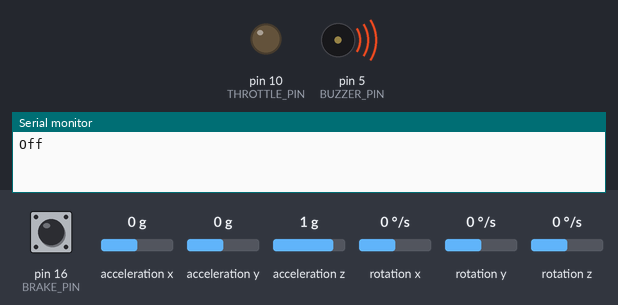
The sketch below on a simulated Arduino Uno, built with avr-gcc and run on an emulated ATmega328P. On the bench: output pins drawn as LEDs (lit = HIGH), buzzer (waves = sounding), the last lines printed to the serial monitor. Wiring (inferred from the names in the program): MPU-6050 motion sensor at I2C address 0x68. The test bench sets the inputs (shaded band); at power-on: pin 16 (BRAKE_PIN) HIGH, acceleration x 0 g, acceleration y 0 g, acceleration z 1 g, rotation x 0 °/s, rotation y 0 °/s, rotation z 0 °/s.

Above: at 0.01 s.
At 1.5 s:
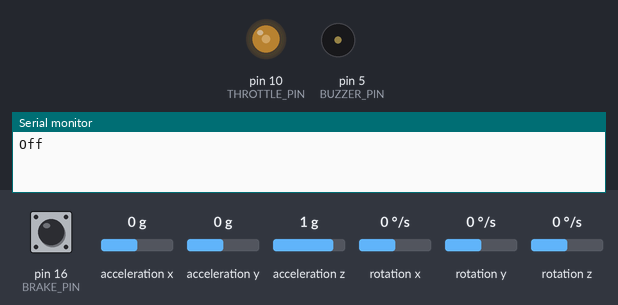
1.6 s: pin 16 (BRAKE_PIN) pulsed LOW 5 times (0.12 s each, 0.3 s apart)
At 2.53 s:
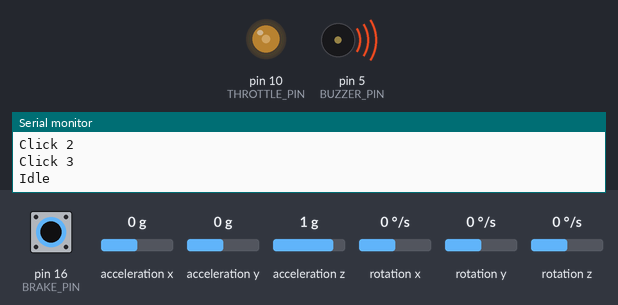
Timing chart, 0 to 5.7 s (numbered marks = the images above; inputs shaded):
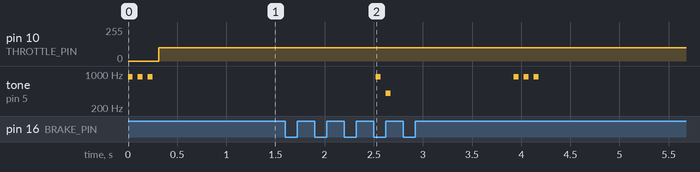

Measured:
- after the input at 1.6 s, tone on pin 5 (BUZZER_PIN): plays 880 Hz for 0.05 s, 400 Hz for 0.05 s, 880 Hz for 0.05 s, 880 Hz for 0.05 s, 880 Hz for 0.05 s, starting after 0.92 s

The sketch:

DIYScooter.ino
```cpp
//public domain
//bitluni 2018

#include "MPU.h"

//pin configuration
const int BUZZER_PIN = 5;
const int THROTTLE_PIN = 10;
const int BRAKE_PIN = 16;

//throttle parameters (0-255 for PWM)
const int SPEED_MIN = 90;
const int SPEED_START = 100;
const int SPEED_MAX = 180;
const int SPEED_INCREMENT = 20;

//speedup ramp (ms)
const long ACCELERATION_DURATION = 1500;

//duration the speed is kept
const long HOLD_DURATION = 10000;

//throttle reduce per second during decelaration
const float DECELERATION_RATE = 10;
const int INTEGRAL_VALUES = 100;

//tuning parameters
const double GRAVITY_COMPENSATION = 0.1;  //lowpass value for the acceleration detection
const long KICK_THRESHOLD = 40000;        //sensitivity of the kick detection
const long WRONG_THRESHOLD = -40000;      //sensitivity in the other direction
const long WRONG_DELAY = 1500;            //ms that have to pass from the last acc backwards
const long LONG_CLICK_DELAY = 1000;
const long DEBOUNCE_DELAY = 10;
const long CLICK_DELAY = 90;
const long MULTI_CLICK_DELAY = 1000;

//tilt parameters
const long G = 0b100000000000000;         //accel 1g = 2^14
const float G_ATTENUATION = 0.05;
const float TILT_FRONT_MIN_G = 0.90;      //0.9 g
const float TILT_SIDE_ANGLE = 45;
const long TILT_FRONT_DELAY = 1000;       //dection delay to igoner vibrations
const long TILT_SIDE_DELAY = 1000;
const float BASE_ANGLE = 0;

//turns off after 10min
const long IDLE_OFF_DELAY = 60000;

const bool DEBUG_OUTPUT = false;

//scooter states
enum State
{
  OFF,
  IDLE,
  ACCELERATE,
  HOLD,
  DECELERATE
};

State state = OFF;

//global signals that are set by the dection methods and are indicating the state of the scooter
float speed = 0;
float topSpeed = 0;
bool kick = false;
bool brake = false;
long lastBrake = 0;
long lastNoBrake = 0;
bool click = false;
int clicks = 0;
long lastClick = -MULTI_CLICK_DELAY;
long idle = 0;
long holdTimeout = 0;
long accelerationTimer = 0;

bool tiltFront = false;
bool tiltSide = false;
bool tilt = false;

bool wrongDirection = false;
long lastWrongDirection = 0;

//changes state and outputs sounds
void changeState(State s)
{
  state = s;
  switch(state)
  {
    case OFF:
    {
      speed = 0;
      Serial.println("Off");
      tone(BUZZER_PIN, 880, 50);
      delay(100);
      tone(BUZZER_PIN, 880, 50);
      delay(100);
      tone(BUZZER_PIN, 880, 50);
      delay(100);
      break;
    }
    case IDLE:
    {
      idle = 0;
      speed = 0;
      Serial.println("Idle");
      tone(BUZZER_PIN, 880, 50);
      delay(100);
      tone(BUZZER_PIN, 400, 50);
      delay(100);
      break;
    }
    case ACCELERATE:
    {
      accelerationTimer = 0;
      Serial.println("Accelerate");
      tone(BUZZER_PIN, 440, 100);
      break;
    }
    case HOLD:
    {
      holdTimeout = HOLD_DURATION;
      Serial.println("Hold");
      tone(BUZZER_PIN, 1760, 100);
      break;
    }
    case DECELERATE:
    {
      Serial.println("Decelerate");
      break;
    }
  }
}

//setup
void setup()
{
  initMPU();  //init gyro
  Serial.begin(115200);
  //brake pin is set to pull up.
  //it will be connected to ground when brake is connected and pulls high when brake is engaged or disconnected
  pinMode(BRAKE_PIN, INPUT_PULLUP);
  changeState(OFF);
  //optional hack to get 32khz pwm and smoother throttle signal
  TCCR1B = TCCR1B & 0b11111001;
}

//analyze if the scooter is tilted
void analyzeTilt(long t, long dt)
{
  static float g = 1;
  static float angle = 0;
  static long tiltSideTime = 0;
  static long tiltFrontTime = 0;
  //calculate absolute acceleration with lowpass
  g = g * (1.f - G_ATTENUATION) + sqrt(float(AcX) * float(AcX) + float(AcZ) * float(AcZ)) / G * G_ATTENUATION;

  //detect if tilted to the front or back
  if(g < TILT_FRONT_MIN_G)
  {
    //has to be tilted for some time to compensate vibrations
    if(tiltFrontTime > TILT_FRONT_DELAY)
      tiltFront = true;
    if(tiltFrontTime < 0)
      tiltFrontTime = 0;
    tiltFrontTime += dt;
  }
  else
  {
    //not tilted for some time to clear flag
    if(-tiltFrontTime > TILT_FRONT_DELAY)
      tiltFront = false;
    if(tiltFrontTime > 0)
      tiltFrontTime = 0;
    tiltFrontTime -= dt;
  }

  //calculate the angle to the side
  angle = angle * (1.f - G_ATTENUATION) + atan2(AcX, AcZ) / M_PI * 180 * G_ATTENUATION;
  //tiltSide = angle > TILT_SIDE_ANGLE;

  //set and reset the tilt flag delayed to compensate for vibrations
  if(fabs(angle) > TILT_SIDE_ANGLE)
  {
    if(tiltSideTime > TILT_SIDE_DELAY)
      tiltSide = true;
    if(tiltSideTime < 0)
      tiltSideTime = 0;
    tiltSideTime += dt;
  }
  else
  {
    if(-tiltSideTime > TILT_SIDE_DELAY)
      tiltSide = false;
    if(tiltSideTime > 0)
      tiltSideTime = 0;
    tiltSideTime -= dt;
  }
  if(DEBUG_OUTPUT)
  {
    Serial.print(tiltSide);
    Serial.print(" ");
    Serial.print(tiltFront);
    Serial.print(" ");
    Serial.print(angle);
    Serial.print(" ");
    Serial.println(g);
  }
  tilt = tiltSide || tiltFront;
}

//detect if brake is engaged and count consecutive clicks. clicks are debounced.
void analyzeBrake(long t, long dt)
{
  static bool debounce = false;
  lastBrake += dt;
  lastNoBrake += dt;
  lastClick += dt;
  if(digitalRead(BRAKE_PIN))
  {
    if(!brake)
      lastBrake = 0;
    brake = true;
    debounce = false;
  }
  else
  {
    if(brake)
    {
      if(!debounce)
      {
        debounce = true;
        lastNoBrake = 0;
      }
      else
      {
        if(lastNoBrake > DEBOUNCE_DELAY)
        {
          if(lastBrake > CLICK_DELAY && lastBrake < LONG_CLICK_DELAY)
          {
            if(lastClick > MULTI_CLICK_DELAY)
              clicks = 1;
            else
              clicks++;
            Serial.print("Click ");
            Serial.println(clicks);
            click = true;
            lastClick = 0;
          }
          brake = false;
        }
      }
    }
  }
}

//detect the kick. ignore backwards kicks and vibrations
void analyzeKick(long t, long dt)
{
  static short values[INTEGRAL_VALUES] = {0};
  static int pos = 0;
  static double avg = 0;
  static long integral = 0;
  //lopassed accelearion value
  avg = avg * (1 - GRAVITY_COMPENSATION) + AcY * GRAVITY_COMPENSATION;
  //compensate slight tilts to keep it around 0
  short value = -(AcY - int(avg));
  //record the new value
  values[pos] = value;
  pos = (pos + 1) % INTEGRAL_VALUES;
  //calculate the weighted integral
  integral = 0;
  for(int i = 0; i < INTEGRAL_VALUES; i++)
  {
    //the values are summed up. the oldes value get the lowest weight
    //this prevents hard edges caused by the gate
    integral += values[(pos + i) % INTEGRAL_VALUES] * 1. / INTEGRAL_VALUES * i;
  }

  //is a kick detected
  kick = integral > KICK_THRESHOLD;

  //detect if it's accelerating in the wrong direction
  wrongDirection = integral < WRONG_THRESHOLD;
  if(wrongDirection)
    lastWrongDirection = 0;
  else
    lastWrongDirection += dt;

  if(DEBUG_OUTPUT)
  {
    Serial.print(AcY);
    Serial.print(" ");
    Serial.println(integral);
  }
}

//main loop. it reads the gyro values runs detections and processes all incoming signals
void loop()
{
  static bool waitNoBrake = false;

  //read gyro
  readMPU();
  //claculate time passed
  long t = millis();
  static long lastT = 0;
  long dt = t - lastT;
  if(lastT > t) dt = 10;
  lastT = t;

  //analyze gyro inputs and caculate the global signals
  analyzeTilt(t, dt);
  analyzeKick(t, dt);
  analyzeBrake(t, dt);

//act accodring to the state
  switch(state)
  {
    case OFF:
    {
      if(click)
      {
        //check for tripple click to turn on
        if(clicks == 3)
        {
          changeState(IDLE);
        }
      }
      break;
    }
    case IDLE:
    {
      if(brake)
      {
        //if long brake turn off
        if(!waitNoBrake && lastBrake >= LONG_CLICK_DELAY)
          changeState(OFF);
      }
      else
      {
        waitNoBrake = false;
        //turn off if nothing happening
        if(idle > IDLE_OFF_DELAY)
          changeState(OFF);
        idle += dt;
        if(tilt)
        {
          break;
        }
        //kick detected! go!
        if( kick && lastWrongDirection >= WRONG_DELAY)
        {
          speed = SPEED_START;
          changeState(ACCELERATE);
        }
      }
      break;
    }
    case ACCELERATE:
    {
      //brke -> stop!
      if(brake)
      {
        changeState(IDLE);
        break;
      }
      //tilted -> stop!
      if(tiltFront || tiltSide)
      {
        changeState(IDLE);
        break;
      }
      //during acceleration dont accept additional kicks.
      if(accelerationTimer > ACCELERATION_DURATION)
      {
        //hold speed now
        changeState(HOLD);
      }
      accelerationTimer += dt;
      break;
    }
    case HOLD:
    {
      //brake -> stop
      if((brake && lastBrake >= LONG_CLICK_DELAY) || (click && !waitNoBrake))
      {
        changeState(IDLE);
        break;
      }
      //tilt -> stop
      if(tiltFront || tiltSide)
      {
        changeState(IDLE);
        break;
      }
      //increase speed!
      if(kick && lastWrongDirection >= WRONG_DELAY)
      {
        speed = min(SPEED_MAX, speed + SPEED_INCREMENT);
        changeState(ACCELERATE);
        break;
      }
      if(!brake)
        waitNoBrake = false;
      holdTimeout -= dt;
      //decelerate after some time
      if(holdTimeout <= 0)
        changeState(DECELERATE);
      break;
    }
    case DECELERATE:
    {
      //brake -> stop!
      if(brake || tiltFront || tiltSide)
      {
        changeState(IDLE);
        break;
      }
      //kick -> accelerate again
      if(kick && lastWrongDirection >= WRONG_DELAY)
      {
        speed = min(SPEED_MAX, speed + SPEED_INCREMENT);
        changeState(ACCELERATE);
        break;
      }
      //reduce speed
      speed = max(SPEED_MIN, speed - DECELERATION_RATE * 0.001 * dt);
      //idle if no speed left
      if(speed <= SPEED_MIN)
      {
        changeState(IDLE);
      }
    }
  }

  //all clicks are processed,clear flag now
  click = false;

  //
  if(state == ACCELERATE || state == HOLD || state == DECELERATE)
  {
    analogWrite(THROTTLE_PIN, int(speed));
  }
  else
    analogWrite(THROTTLE_PIN, 100);
  delay(10);
}
```

MPU.h
```cpp
//genreic mpu implementations

#include <Wire.h>
const int MPU_addr = 0x68;  // I2C address of the MPU-6050

//global gyro values
int16_t AcX, AcY, AcZ, Tmp, GyX, GyY, GyZ;

void initMPU()
{
  Wire.begin();
  Wire.beginTransmission(MPU_addr);
  Wire.write(0x6B);  // PWR_MGMT_1 register
  Wire.write(0);     // set to zero (wakes up the MPU-6050)
  Wire.endTransmission(true);
}

void readMPU()
{
  Wire.beginTransmission(MPU_addr);
  Wire.write(0x3B);  // starting with register 0x3B (ACCEL_XOUT_H)
  Wire.endTransmission(false);
  Wire.requestFrom(MPU_addr, 14, true);  // request a total of 14 registers
  AcX = Wire.read() << 8 | Wire.read();  // 0x3B (ACCEL_XOUT_H) & 0x3C (ACCEL_XOUT_L)
  AcY = Wire.read() << 8 | Wire.read();  // 0x3D (ACCEL_YOUT_H) & 0x3E (ACCEL_YOUT_L)
  AcZ = Wire.read() << 8 | Wire.read();  // 0x3F (ACCEL_ZOUT_H) & 0x40 (ACCEL_ZOUT_L)
  Tmp = Wire.read() << 8 | Wire.read();  // 0x41 (TEMP_OUT_H) & 0x42 (TEMP_OUT_L)
  GyX = Wire.read() << 8 | Wire.read();  // 0x43 (GYRO_XOUT_H) & 0x44 (GYRO_XOUT_L)
  GyY = Wire.read() << 8 | Wire.read();  // 0x45 (GYRO_YOUT_H) & 0x46 (GYRO_YOUT_L)
  GyZ = Wire.read() << 8 | Wire.read();  // 0x47 (GYRO_ZOUT_H) & 0x48 (GYRO_ZOUT_L)
}
```
